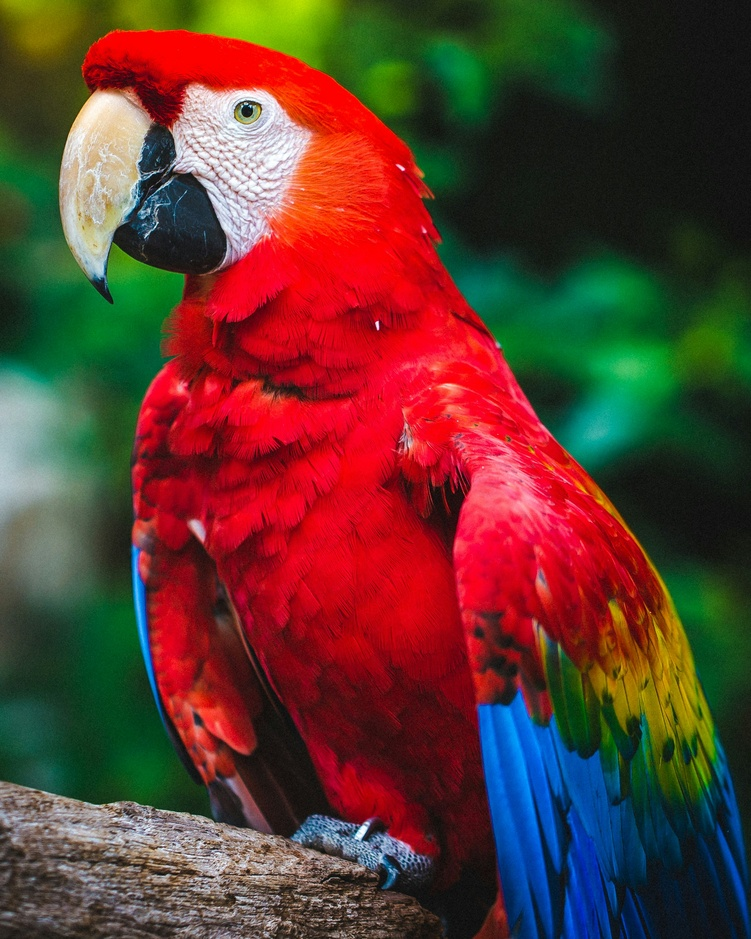
#> input picture images/parrot.jpg, 751 x 939 px, shrunk from 2072 x 2590 before the run
$ python colorspacing.py
#> lines starting #> are read from the running program, lines starting #| are printed output that depends on the picture
import cv2
import os
#read image
image_path = os.path.join('images', 'parrot.jpg')
image = cv2.imread(image_path)
#> image is the input picture: shape (939, 751, 3); mean B, G, R 47.8, 57.6, 95.2

img_rgb = cv2.cvtColor(image,cv2.COLOR_BGR2RGB)
img_bgr= cv2.cvtColor(image,cv2.COLOR_BGR2GRAY)
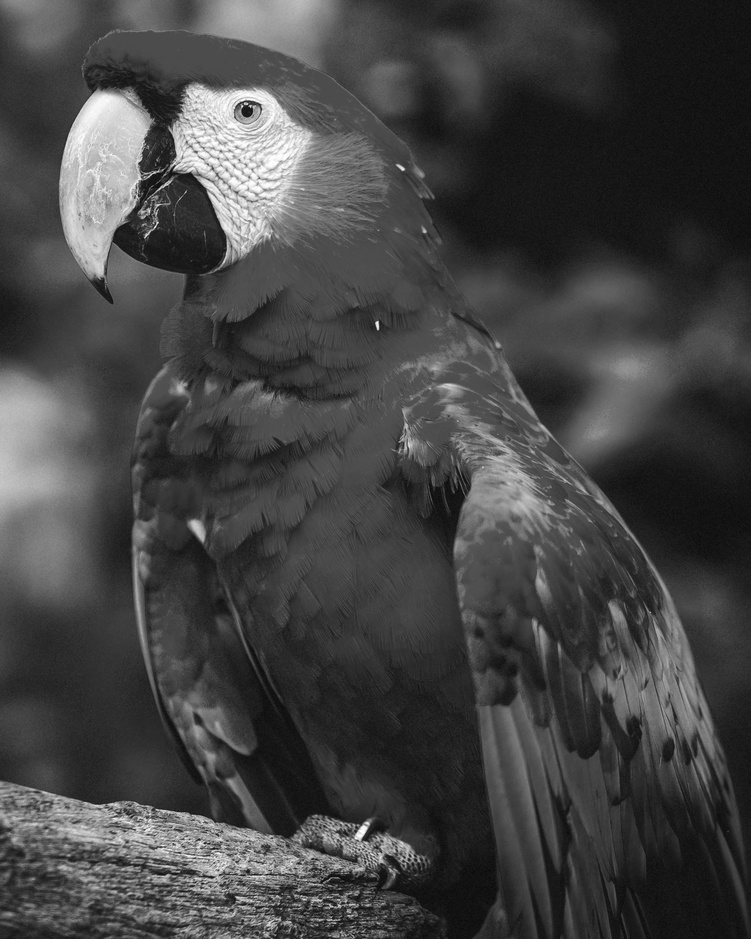
#> img_bgr: shape (939, 751); min 8, max 255, mean 67.7
img_hsv = cv2.cvtColor(image,cv2.COLOR_BGR2HSV)
#> img_hsv: shape (939, 751, 3); mean H, S, V 87.3, 171.8, 120.9
cv2.imshow('image',img_bgr)
cv2.imshow('imrgb',img_rgb)
cv2.imshow('imhsv',img_hsv)
cv2.waitKey(0)

$ run again, with images/basketball.jpg copied over images/parrot.jpg
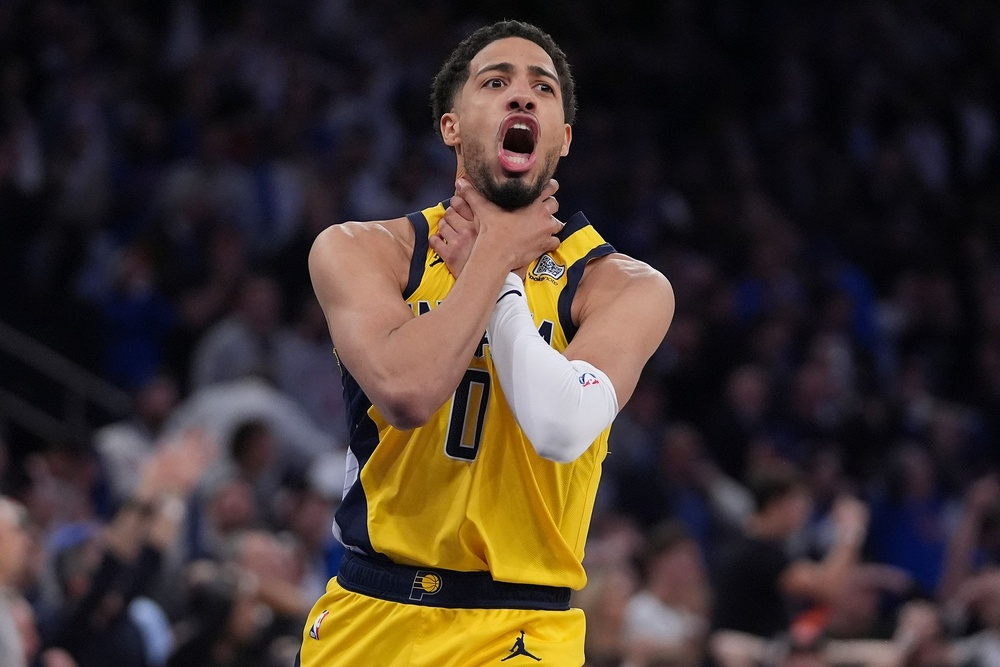
#> input picture images/basketball.jpg, 1000 x 667 px, shrunk from 1920 x 1281 before the run
#> image is the input picture: shape (667, 1000, 3); mean B, G, R 46.7, 51.2, 62.7
#> `img_bgr= cv2.cvtColor(image,cv2.COLOR_BGR2GRAY)`:
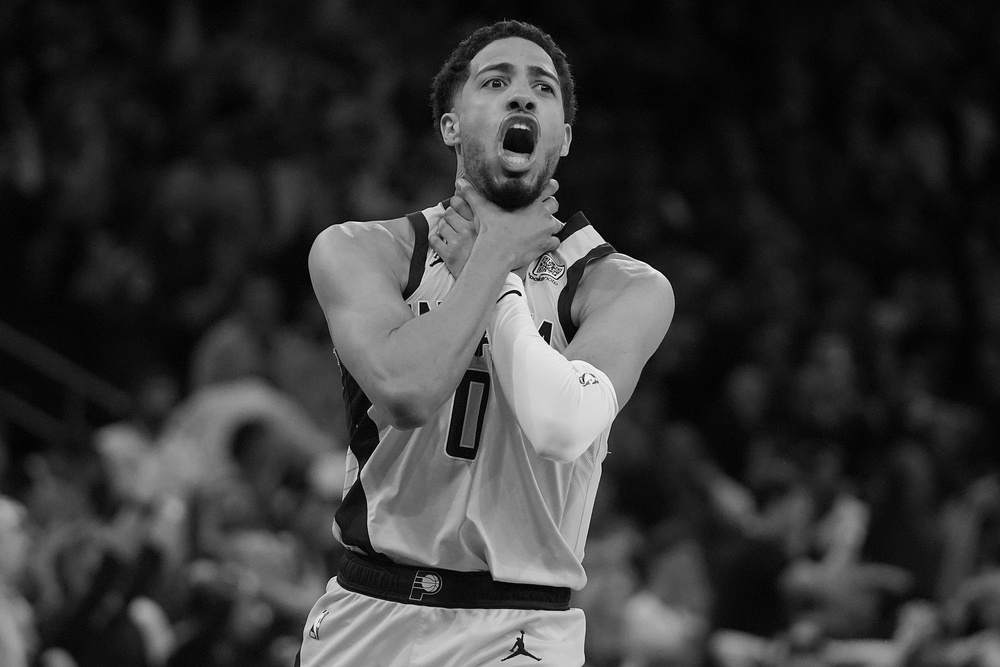
#> img_bgr: shape (667, 1000); min 0, max 255, mean 54.1
#> img_hsv: shape (667, 1000, 3); mean H, S, V 104.1, 97.4, 68.4

$ run again, with images/marvel.jpg copied over images/parrot.jpg
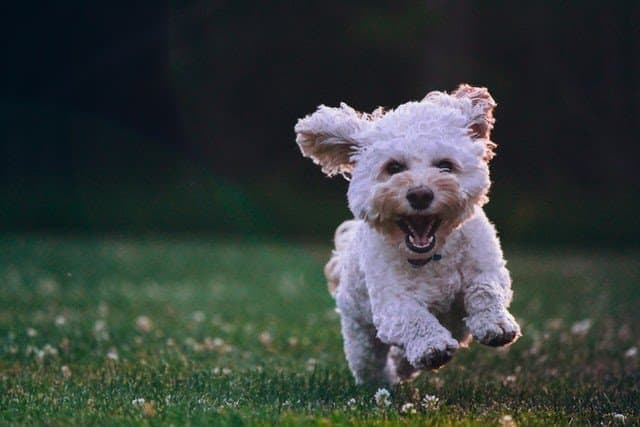
#> input picture images/marvel.jpg, 640 x 427 px
#> image is the input picture: shape (427, 640, 3); mean B, G, R 59.6, 63.1, 55.2
#> `img_bgr= cv2.cvtColor(image,cv2.COLOR_BGR2GRAY)`:
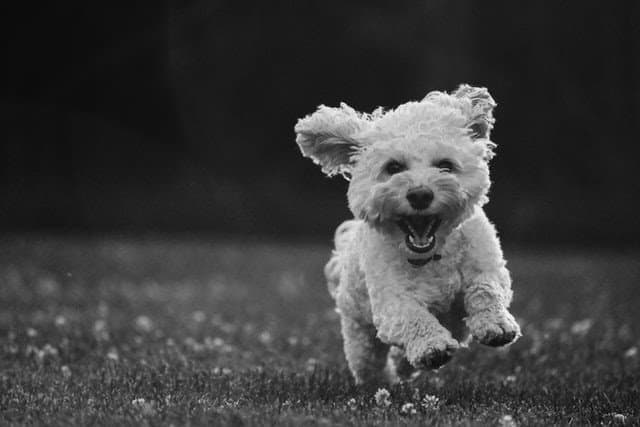
#> img_bgr: shape (427, 640); min 0, max 253, mean 60.3
#> img_hsv: shape (427, 640, 3); mean H, S, V 87.6, 81.4, 69.3
